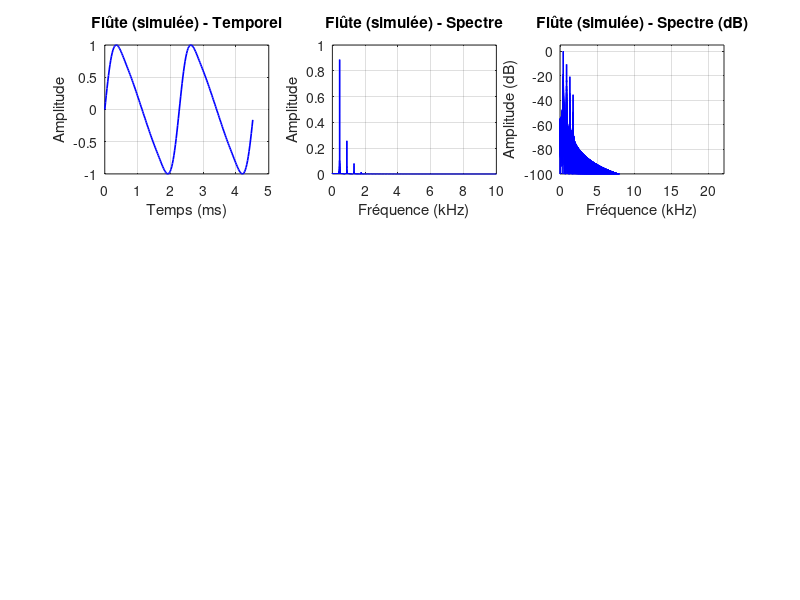

This figure's MATLAB source: (Note: this script raises an error after producing the figure.)
%% ========================================================================
%  ANALYSE_TIMBRE.m - Analyse du timbre des instruments
%  APP Signal - ISEP 2025-2026 - Problème III
%  ========================================================================
clear; close all; clc;

fprintf('=== Analyse du timbre et des harmoniques ===\n\n');

%% Paramètres de numérisation
Fe = 44100;     % Hz
b = 16;         % bits
f_max = Fe/2;   % Fréquence max capturable

%% Simulation : spectre d'un instrument
% On simule un signal avec fondamentale + harmoniques
% (comme un instrument réel)

f0 = 440;       % La4 (diapason)
duree = 1;      % seconde
t = 0:1/Fe:(duree - 1/Fe);
N = length(t);

% Simulation de différents timbres
fprintf('--- Simulation du timbre pour f0 = %.0f Hz (La4) ---\n\n');

% Nombre max d'harmoniques capturable
n_harm_max = floor(f_max / f0);
fprintf('  Nombre max d''harmoniques dans [0, Fe/2] = floor(%.0f / %.0f) = %d\n', ...
    f_max, f0, n_harm_max);

% 1. "Flûte" : fondamentale dominante + peu d'harmoniques
ampli_flute = [1, 0.3, 0.1, 0.02];
x_flute = zeros(size(t));
for k = 1:length(ampli_flute)
    x_flute = x_flute + ampli_flute(k) * sin(2*pi*k*f0*t);
end

% 2. "Violon" : riche en harmoniques
n_harm_violon = min(20, n_harm_max);
ampli_violon = 1 ./ (1:n_harm_violon);  % décroissance en 1/k
x_violon = zeros(size(t));
for k = 1:n_harm_violon
    x_violon = x_violon + ampli_violon(k) * sin(2*pi*k*f0*t);
end

% 3. "Piano" : harmoniques avec légère inarmonicité
n_harm_piano = min(15, n_harm_max);
ampli_piano = exp(-(0:n_harm_piano-1)/5);  % décroissance exponentielle
x_piano = zeros(size(t));
for k = 1:n_harm_piano
    % Légère inarmonicité du piano
    fk = k * f0 * sqrt(1 + 0.0001 * k^2);
    if fk < f_max
        x_piano = x_piano + ampli_piano(k) * sin(2*pi*fk*t);
    end
end

% Normalisation
x_flute = x_flute / max(abs(x_flute));
x_violon = x_violon / max(abs(x_violon));
x_piano = x_piano / max(abs(x_piano));

%% Affichage temporel et spectral
figure('Name', 'Analyse du timbre', 'Position', [50, 50, 1400, 900], 'Color', 'w');

signaux = {x_flute, x_violon, x_piano};
noms = {'Flûte (simulée)', 'Violon (simulé)', 'Piano (simulé)'};
couleurs = {'b', 'r', [0.2 0.7 0.2]};

M = 2^16;  % Résolution FFT fine
f_fft = (0:M-1) * Fe / M;

for i = 1:3
    x = signaux{i};
    
    % Temporel (2 périodes)
    subplot(3, 3, (i-1)*3 + 1);
    n_ech = round(2/f0 * Fe);
    plot(t(1:n_ech)*1000, x(1:n_ech), 'Color', couleurs{i}, 'LineWidth', 1.2);
    xlabel('Temps (ms)'); ylabel('Amplitude');
    title(sprintf('%s - Temporel', noms{i}));
    grid on;
    
    % Spectre (FFT)
    X = abs(fft(x, M)) / N;
    X = X(1:M/2+1);
    X(2:end-1) = 2*X(2:end-1);
    f_plot = f_fft(1:M/2+1);
    
    subplot(3, 3, (i-1)*3 + 2);
    plot(f_plot/1000, X, 'Color', couleurs{i}, 'LineWidth', 1);
    xlabel('Fréquence (kHz)'); ylabel('Amplitude');
    title(sprintf('%s - Spectre', noms{i}));
    grid on; xlim([0, 10]);
    
    % Spectre en dB
    subplot(3, 3, (i-1)*3 + 3);
    X_dB = 20*log10(X / max(X) + eps);
    plot(f_plot/1000, X_dB, 'Color', couleurs{i}, 'LineWidth', 1);
    xlabel('Fréquence (kHz)'); ylabel('Amplitude (dB)');
    title(sprintf('%s - Spectre (dB)', noms{i}));
    grid on; xlim([0, f_max/1000]); ylim([-100, 5]);
    hold on;
    xline(f_max/1000, 'k--', 'Fe/2', 'LineWidth', 1);
end

sgtitle(sprintf('Analyse du timbre - f0 = %.0f Hz, Fe = %d Hz', f0, Fe), ...
    'FontSize', 14, 'FontWeight', 'bold');

saveas(gcf, '../figures/analyse_timbre.png');

%% Analyse quantitative
fprintf('--- Analyse des harmoniques ---\n\n');
for i = 1:3
    x = signaux{i};
    X = abs(fft(x, M)) / N;
    X = X(1:M/2+1);
    X(2:end-1) = 2*X(2:end-1);
    
    P_totale = sum(X.^2);
    
    fprintf('  %s :\n', noms{i});
    
    % Trouver les harmoniques
    for k = 1:min(10, n_harm_max)
        fk = k * f0;
        [~, idx] = min(abs(f_fft(1:M/2+1) - fk));
        amp_k = X(idx);
        P_k = amp_k^2 / P_totale * 100;
        if P_k > 0.01
            fprintf('    Harmonique %2d (f = %6.0f Hz) : amplitude = %.4f, puissance = %.2f%%\n', ...
                k, fk, amp_k, P_k);
        end
    end
    
    % Fréquence max significative
    idx_99 = find(cumsum(X.^2) / P_totale >= 0.9999, 1);
    f_99 = f_fft(idx_99);
    fprintf('    Fréquence contenant 99.99%% de la puissance : %.0f Hz\n', f_99);
    fprintf('    Capturé avec Fe = %d Hz ? %s\n\n', Fe, string(f_99 <= f_max));
end

fprintf('\n  → Avec Fe = %d Hz (Fe/2 = %d Hz), le timbre est préservé\n', Fe, Fe/2);
fprintf('    pour tous les instruments simulés.\n');
fprintf('\nFigure sauvegardée : ../figures/analyse_timbre.png\n');
